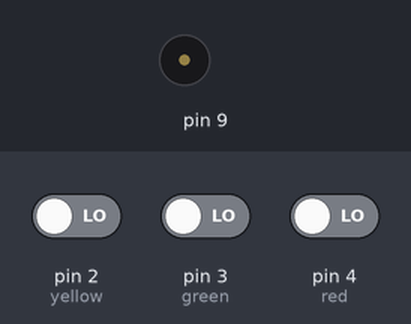
A sketch run on a simulated Arduino Uno, built with avr-gcc and run on an emulated ATmega328P. Shown: buzzer (waves = sounding). The inputs (shaded band) are chosen by the test bench; at power-on: pin 2 (yellow) LOW, pin 3 (green) LOW, pin 4 (red) LOW.

Above: at 1.2 s.
1.3 s: pin 2 (yellow) driven HIGH
At 6.0 s:
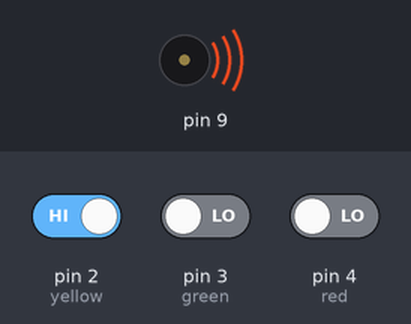
Timing chart, 0 to 10.3 s (numbered marks = the images above; inputs shaded):
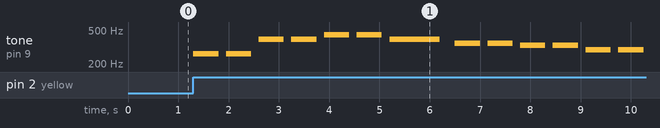

The sketch:

carlabFINAL.ino
```cpp
#include "pitches.h"
int green = 3;
int yellow = 2;
int red = 4;

 // Notes and durations
int melody[] = { 262, 262, 392, 392, 440, 440, 392, // Twinkle, Twinkle
349, 349, 330, 330, 294, 294, 262, // Little Star
392, 392, 349, 349, 330, 330, 294, // How I wonder
392, 392, 349, 349, 330, 330, 294 // What you are
};

int noteDurations2[] = { 500, 500, 500, 500, 500, 500, 1000,
  500, 500, 500, 500, 500, 500, 1000, 500, 500, 500, 500, 500,
   500, 1000, 500, 500, 500, 500, 500, 500, 1000
   };
// notes in the melody:

int melody1[] = {

  NOTE_E5, NOTE_E5, NOTE_E5,  // Jingle bells
  NOTE_E5, NOTE_E5, NOTE_E5,  // Jingle bells
  NOTE_E5, NOTE_G5, NOTE_C5, NOTE_D5, NOTE_E5, // Jingle all the way
  NOTE_F5, NOTE_F5, NOTE_F5, NOTE_F5,          // Oh what fun it is to ride
  NOTE_F5, NOTE_E5, NOTE_E5, NOTE_E5, NOTE_E5, // In a one-horse open sleigh
  NOTE_E5, NOTE_D5, NOTE_D5, NOTE_E5, NOTE_D5, // Hey!
  NOTE_G5

};


// note durations: 4 = quarter note, 8 = eighth note, etc.:

int noteDurations[] = {
  8, 8, 4,  // Jingle bells
  8, 8, 4,  // Jingle bells
  8, 8, 8, 8, 2, // Jingle all the way
  8, 8, 8, 8,    // Oh what fun it is to ride
  8, 8, 8, 8, 4, // In a one-horse open sleigh
  8, 8, 8, 8, 2, // Hey!
  2

};


void setup() {
Serial.begin(9600); //Initializie Serial Communication
pinMode(green, INPUT);
pinMode(yellow, INPUT);
pinMode(red, INPUT);

}


void loop() {
  int greenstate = digitalRead(green);
  int yellowstate = digitalRead(yellow);
  int redstate = digitalRead(red);
  bool playyellow = false;
  bool playred = false;
  bool playgreen = false;

    if (greenstate == HIGH){
      playgreen = true;
      playred = false;
      playyellow = false;
    }

    if (redstate == HIGH) {
      playred = true;
      playyellow = false;
      playgreen = false;
    }

    if (yellowstate == HIGH){
      playyellow = true;
      playred = false;
      playgreen = false;
    }

    while(playgreen){
   for (int thisNote = 0; thisNote <sizeof(melody1) / sizeof(melody1[0]); thisNote++) {
    int noteDuration = 1000 / noteDurations[thisNote];
    tone(9, melody1[thisNote], noteDuration);
    delay(noteDuration * 1.30); // Slight pause between notes

     if (digitalRead(red) == HIGH) {
      playred = true;
      playyellow = false;
      playgreen = false;
      break;
    }

     if (digitalRead(yellow) == HIGH){
      playyellow = true;
      playred = false;
      playgreen = false;
      break;
    }
  }
    }

    while(playred) {
        // stop the tone playing:
        noTone(9);

      if (digitalRead(green) == HIGH){
      playgreen = true;
      playred = false;
      playyellow = false;
    }

    if (digitalRead(yellow) == HIGH){
      playyellow = true;
      playred = false;
      playgreen = false;
    }

    }


    while(playyellow) {
    // Loop through the notes of the melody
    for (int i = 0; i < sizeof(melody) / sizeof(melody[0]); i++) {
      int note = melody[i]; int duration = noteDurations2[i]; tone(9, note, duration); // Play the note
      delay(duration * 1.3); // Wait for note to finish with a slight pause

      if (digitalRead(green) == HIGH){
      playgreen = true;
      playred = false;
      playyellow = false;
      break;
    }

    if (digitalRead(red) == HIGH) {
      playred = true;
      playyellow = false;
      playgreen = false;
      break;
    }
      }


    }
  }
```

pitches.h
```cpp
/*************************************************

 * Public Constants

 *************************************************/

#define NOTE_B0  31
#define NOTE_C1  33
#define NOTE_CS1 35
#define NOTE_D1  37
#define NOTE_DS1 39
#define NOTE_E1  41
#define NOTE_F1  44
#define NOTE_FS1 46
#define NOTE_G1  49
#define NOTE_GS1 52
#define NOTE_A1  55
#define NOTE_AS1 58
#define NOTE_B1  62
#define NOTE_C2  65
#define NOTE_CS2 69
#define NOTE_D2  73
#define NOTE_DS2 78
#define NOTE_E2  82
#define NOTE_F2  87
#define NOTE_FS2 93
#define NOTE_G2  98
#define NOTE_GS2 104
#define NOTE_A2  110
#define NOTE_AS2 117
#define NOTE_B2  123
#define NOTE_C3  131
#define NOTE_CS3 139
#define NOTE_D3  147
#define NOTE_DS3 156
#define NOTE_E3  165
#define NOTE_F3  175
#define NOTE_FS3 185
#define NOTE_G3  196
#define NOTE_GS3 208
#define NOTE_A3  220
#define NOTE_AS3 233
#define NOTE_B3  247
#define NOTE_C4  262
#define NOTE_CS4 277
#define NOTE_D4  294
#define NOTE_DS4 311
#define NOTE_E4  330
#define NOTE_F4  349
#define NOTE_FS4 370
#define NOTE_G4  392
#define NOTE_GS4 415
#define NOTE_A4  440
#define NOTE_AS4 466
#define NOTE_B4  494
#define NOTE_C5  523
#define NOTE_CS5 554
#define NOTE_D5  587
#define NOTE_DS5 622
#define NOTE_E5  659
#define NOTE_F5  698
#define NOTE_FS5 740
#define NOTE_G5  784
#define NOTE_GS5 831
#define NOTE_A5  880
#define NOTE_AS5 932
#define NOTE_B5  988
#define NOTE_C6  1047
#define NOTE_CS6 1109
#define NOTE_D6  1175
#define NOTE_DS6 1245
#define NOTE_E6  1319
#define NOTE_F6  1397
#define NOTE_FS6 1480
#define NOTE_G6  1568
#define NOTE_GS6 1661
#define NOTE_A6  1760
#define NOTE_AS6 1865
#define NOTE_B6  1976
#define NOTE_C7  2093
#define NOTE_CS7 2217
#define NOTE_D7  2349
#define NOTE_DS7 2489
#define NOTE_E7  2637
#define NOTE_F7  2794
#define NOTE_FS7 2960
#define NOTE_G7  3136
#define NOTE_GS7 3322
#define NOTE_A7  3520
#define NOTE_AS7 3729
#define NOTE_B7  3951
#define NOTE_C8  4186
#define NOTE_CS8 4435
#define NOTE_D8  4699
#define NOTE_DS8 4978
```

Measured:
- after the input at 1.3 s, tone on pin 9: plays 262 Hz for 0.50 s, 262 Hz for 0.50 s, 392 Hz for 0.50 s, 392 Hz for 0.50 s, 440 Hz for 0.50 s, 440 Hz for 0.50 s … (13 notes in this stretch), starting at once
